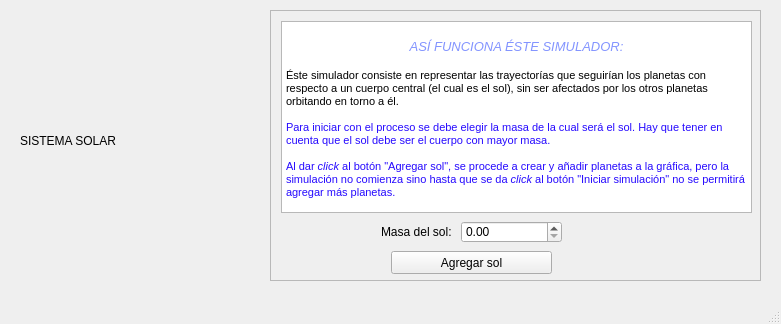
<?xml version="1.0" encoding="UTF-8"?>
<ui version="4.0">
 <class>Bienvenida</class>
 <widget class="QMainWindow" name="Bienvenida">
  <property name="geometry">
   <rect>
    <x>0</x>
    <y>0</y>
    <width>781</width>
    <height>324</height>
   </rect>
  </property>
  <property name="minimumSize">
   <size>
    <width>781</width>
    <height>324</height>
   </size>
  </property>
  <property name="maximumSize">
   <size>
    <width>781</width>
    <height>324</height>
   </size>
  </property>
  <property name="windowTitle">
   <string>Bienvenida</string>
  </property>
  <widget class="QWidget" name="centralwidget">
   <widget class="QLabel" name="espacioBienvenida">
    <property name="geometry">
     <rect>
      <x>20</x>
      <y>10</y>
      <width>231</width>
      <height>261</height>
     </rect>
    </property>
    <property name="text">
     <string>SISTEMA SOLAR</string>
    </property>
   </widget>
   <widget class="QScrollArea" name="scrollArea">
    <property name="geometry">
     <rect>
      <x>270</x>
      <y>10</y>
      <width>491</width>
      <height>271</height>
     </rect>
    </property>
    <property name="widgetResizable">
     <bool>true</bool>
    </property>
    <widget class="QWidget" name="scrollAreaWidgetContents">
     <property name="geometry">
      <rect>
       <x>0</x>
       <y>0</y>
       <width>489</width>
       <height>269</height>
      </rect>
     </property>
     <widget class="QPushButton" name="pushButton">
      <property name="geometry">
       <rect>
        <x>120</x>
        <y>240</y>
        <width>161</width>
        <height>23</height>
       </rect>
      </property>
      <property name="text">
       <string>Agregar sol</string>
      </property>
     </widget>
     <widget class="QDoubleSpinBox" name="masaSol_">
      <property name="geometry">
       <rect>
        <x>190</x>
        <y>210</y>
        <width>101</width>
        <height>22</height>
       </rect>
      </property>
      <property name="maximum">
       <double>99999999999999999209038626283633850822756121694230455365568299008.000000000000000</double>
      </property>
     </widget>
     <widget class="QLabel" name="label">
      <property name="geometry">
       <rect>
        <x>110</x>
        <y>210</y>
        <width>71</width>
        <height>21</height>
       </rect>
      </property>
      <property name="text">
       <string>Masa del sol:</string>
      </property>
     </widget>
     <widget class="QTextBrowser" name="textBrowser">
      <property name="geometry">
       <rect>
        <x>10</x>
        <y>10</y>
        <width>471</width>
        <height>192</height>
       </rect>
      </property>
      <property name="html">
       <string>&lt;!DOCTYPE HTML PUBLIC &quot;-//W3C//DTD HTML 4.0//EN&quot; &quot;http://www.w3.org/TR/REC-html40/strict.dtd&quot;&gt;
&lt;html&gt;&lt;head&gt;&lt;meta name=&quot;qrichtext&quot; content=&quot;1&quot; /&gt;&lt;style type=&quot;text/css&quot;&gt;
p, li { white-space: pre-wrap; }
&lt;/style&gt;&lt;/head&gt;&lt;body style=&quot; font-family:'MS Shell Dlg 2'; font-size:8.25pt; font-weight:400; font-style:normal;&quot;&gt;
&lt;p align=&quot;center&quot; style=&quot;-qt-paragraph-type:empty; margin-top:0px; margin-bottom:0px; margin-left:0px; margin-right:0px; -qt-block-indent:0; text-indent:0px; font-family:'MS Shell Dlg 2';&quot;&gt;&lt;br /&gt;&lt;/p&gt;
&lt;p align=&quot;center&quot; style=&quot; margin-top:0px; margin-bottom:0px; margin-left:0px; margin-right:0px; -qt-block-indent:0; text-indent:0px;&quot;&gt;&lt;span style=&quot; font-family:'MS Shell Dlg 2'; font-size:10pt; font-style:italic; color:#8394ff;&quot;&gt;ASÍ FUNCIONA ÉSTE SIMULADOR:&lt;/span&gt;&lt;/p&gt;
&lt;p align=&quot;center&quot; style=&quot;-qt-paragraph-type:empty; margin-top:0px; margin-bottom:0px; margin-left:0px; margin-right:0px; -qt-block-indent:0; text-indent:0px; font-family:'MS Shell Dlg 2'; font-size:10pt; font-style:italic; color:#8394ff;&quot;&gt;&lt;br /&gt;&lt;/p&gt;
&lt;p style=&quot; margin-top:0px; margin-bottom:0px; margin-left:0px; margin-right:0px; -qt-block-indent:0; text-indent:0px;&quot;&gt;&lt;span style=&quot; font-family:'MS Shell Dlg 2'; color:#000000;&quot;&gt;Éste simulador consiste en representar las trayectorías que seguirían los planetas con respecto a un cuerpo central (el cual es el sol), sin ser afectados por los otros planetas orbitando en torno a él.&lt;/span&gt;&lt;/p&gt;
&lt;p style=&quot;-qt-paragraph-type:empty; margin-top:0px; margin-bottom:0px; margin-left:0px; margin-right:0px; -qt-block-indent:0; text-indent:0px; font-family:'MS Shell Dlg 2'; color:#260aff;&quot;&gt;&lt;br /&gt;&lt;/p&gt;
&lt;p style=&quot; margin-top:0px; margin-bottom:0px; margin-left:0px; margin-right:0px; -qt-block-indent:0; text-indent:0px;&quot;&gt;&lt;span style=&quot; font-family:'MS Shell Dlg 2'; color:#260aff;&quot;&gt;Para iniciar con el proceso se debe elegir la masa de la cual será el sol. Hay que tener en cuenta que el sol debe ser el cuerpo con mayor masa.&lt;/span&gt;&lt;/p&gt;
&lt;p style=&quot;-qt-paragraph-type:empty; margin-top:0px; margin-bottom:0px; margin-left:0px; margin-right:0px; -qt-block-indent:0; text-indent:0px; font-family:'MS Shell Dlg 2'; color:#260aff;&quot;&gt;&lt;br /&gt;&lt;/p&gt;
&lt;p style=&quot; margin-top:0px; margin-bottom:0px; margin-left:0px; margin-right:0px; -qt-block-indent:0; text-indent:0px;&quot;&gt;&lt;span style=&quot; font-family:'MS Shell Dlg 2'; color:#260aff;&quot;&gt;Al dar &lt;/span&gt;&lt;span style=&quot; font-family:'MS Shell Dlg 2'; font-style:italic; color:#260aff;&quot;&gt;click &lt;/span&gt;&lt;span style=&quot; font-family:'MS Shell Dlg 2'; color:#260aff;&quot;&gt;al botón &amp;quot;Agregar sol&amp;quot;, se procede a crear y añadir planetas a la gráfica, pero la simulación no comienza sino hasta que se da &lt;/span&gt;&lt;span style=&quot; font-family:'MS Shell Dlg 2'; font-style:italic; color:#260aff;&quot;&gt;click &lt;/span&gt;&lt;span style=&quot; font-family:'MS Shell Dlg 2'; color:#260aff;&quot;&gt;al botón &amp;quot;Iniciar simulación&amp;quot; no se permitirá agregar más planetas.&lt;/span&gt;&lt;/p&gt;&lt;/body&gt;&lt;/html&gt;</string>
      </property>
     </widget>
    </widget>
   </widget>
  </widget>
  <widget class="QMenuBar" name="menubar">
   <property name="geometry">
    <rect>
     <x>0</x>
     <y>0</y>
     <width>781</width>
     <height>22</height>
    </rect>
   </property>
  </widget>
  <widget class="QStatusBar" name="statusbar"/>
 </widget>
 <resources/>
 <connections/>
</ui>
